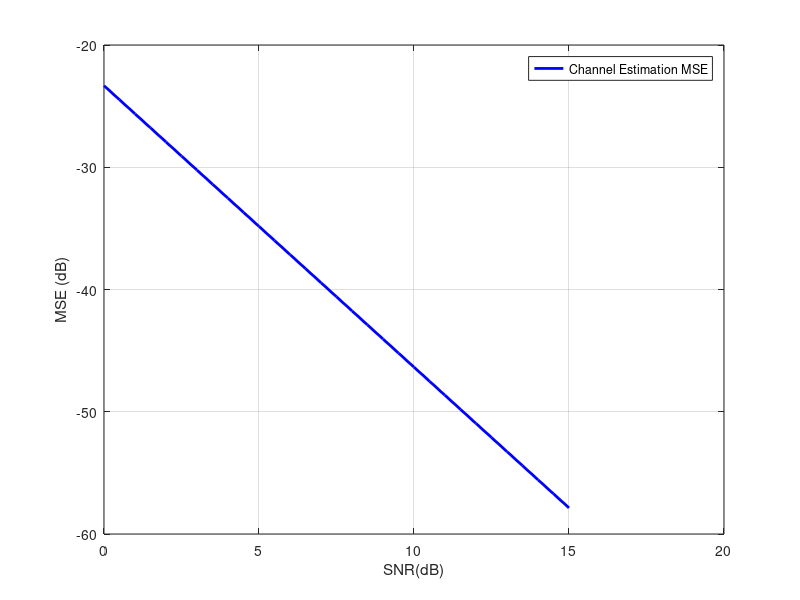
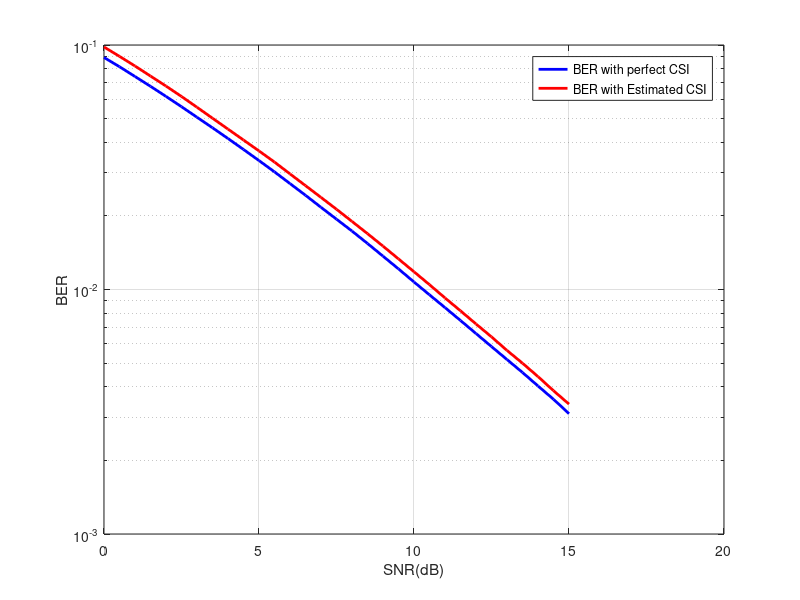

These charts were generated, in order, by the following MATLAB code:
%Refershing Terminal & Workspace
clc
clear

nPilot = 10;
nData = 1e3;
blockLength = nPilot+nData;
nBlocks = 2e3;
SNRdb = 0:0.5:15;
SNR = 10.^(SNRdb/10);

No = 1;
BER_pCSI = zeros(size(SNRdb));
BER_imCSI = zeros(size(SNRdb));
hEstErr = zeros(size(SNRdb));

for blk = 1:nBlocks
     h = randn + 1j*randn;
    Bits = randi([0 1],1,blockLength);
    Sym = 2*Bits-1;
    pSym = Sym(1:nPilot).';
    pNorm = norm(pSym)^2;
    noise = (sqrt(No / 2)) * (randn(1, blockLength) + 1i * randn(1, blockLength));
    for K = 1: length(SNRdb)
        TxSym = Sym;
        RxSym = h * TxSym + sqrt(1/SNR(K))* noise;
        pObser = RxSym(1:nPilot).';
        hEst = (pSym/pNorm)'*pObser;
        hEstErr(K) = hEstErr(K) + abs(hEst - h)^2;
        EqSym_pCSI = RxSym(nPilot+1:end)/h;
        Decbits_pCSI = real(EqSym_pCSI)>0 ;
        BER_pCSI(K) = BER_pCSI(K) + sum(Bits(nPilot + 1:end) ~= Decbits_pCSI);
        EqSym_imCSI = RxSym(nPilot+1:end)/hEst;
        Decbits_imCSI = real(EqSym_imCSI)>0;
        BER_imCSI(K) = BER_imCSI(K) + sum(Bits(nPilot + 1:end) ~= Decbits_imCSI);
    end
end
hEstMSE = hEstErr/nBlocks;
BER_pCSI = BER_pCSI/nData/nBlocks;
BER_imCSI = BER_imCSI/nData/nBlocks;

figure;
plot(SNRdb,10*log(hEstMSE),'b','LineWidth',2.0)
grid on
legend('Channel Estimation MSE')
xlabel('SNR(dB)')
ylabel('MSE (dB)')

figure;
semilogy(SNRdb,BER_pCSI,'b','LineWidth',2.0)
hold on
semilogy(SNRdb,BER_imCSI,'r','LineWidth',2.0)
grid on
legend('BER with perfect CSI','BER with Estimated CSI')
xlabel('SNR(dB)')
ylabel('BER')

